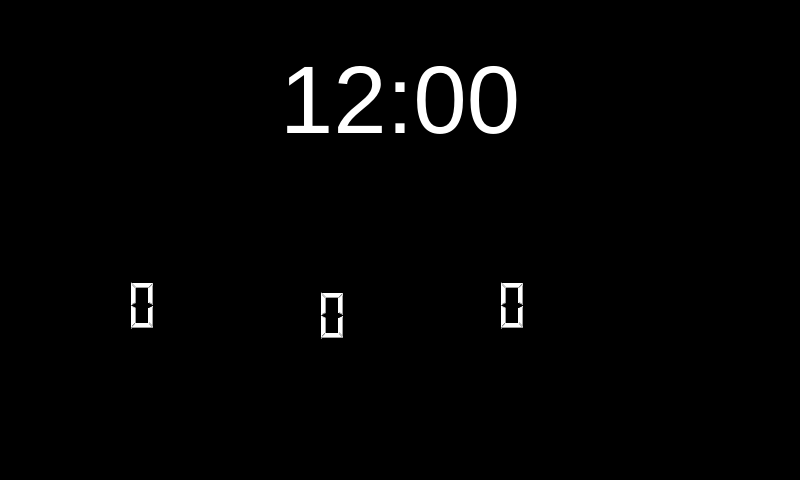
<?xml version="1.0" encoding="UTF-8"?>
<ui version="4.0">
 <class>MainWindow</class>
 <widget class="QMainWindow" name="MainWindow">
  <property name="geometry">
   <rect>
    <x>0</x>
    <y>0</y>
    <width>800</width>
    <height>480</height>
   </rect>
  </property>
  <property name="font">
   <font>
    <family>Noto Sans Math</family>
    <pointsize>48</pointsize>
   </font>
  </property>
  <property name="windowTitle">
   <string>MainWindow</string>
  </property>
  <property name="autoFillBackground">
   <bool>false</bool>
  </property>
  <property name="styleSheet">
   <string notr="true">background-color: rgb(0, 0, 0);</string>
  </property>
  <property name="iconSize">
   <size>
    <width>0</width>
    <height>0</height>
   </size>
  </property>
  <widget class="QWidget" name="centralwidget">
   <widget class="QLCDNumber" name="lcdNumber">
    <property name="geometry">
     <rect>
      <x>20</x>
      <y>270</y>
      <width>141</width>
      <height>71</height>
     </rect>
    </property>
    <property name="styleSheet">
     <string notr="true">color: rgb(255, 255, 255);</string>
    </property>
   </widget>
   <widget class="QLCDNumber" name="lcdNumber_2">
    <property name="geometry">
     <rect>
      <x>210</x>
      <y>280</y>
      <width>141</width>
      <height>71</height>
     </rect>
    </property>
    <property name="styleSheet">
     <string notr="true">color: rgb(255, 255, 255);</string>
    </property>
   </widget>
   <widget class="QLCDNumber" name="lcdNumber_3">
    <property name="geometry">
     <rect>
      <x>390</x>
      <y>270</y>
      <width>141</width>
      <height>71</height>
     </rect>
    </property>
    <property name="styleSheet">
     <string notr="true">color: rgb(255, 255, 255);</string>
    </property>
   </widget>
   <widget class="QLabel" name="time">
    <property name="geometry">
     <rect>
      <x>200</x>
      <y>50</y>
      <width>400</width>
      <height>100</height>
     </rect>
    </property>
    <property name="font">
     <font>
      <pointsize>72</pointsize>
     </font>
    </property>
    <property name="styleSheet">
     <string notr="true">color: rgb(255, 255, 255);</string>
    </property>
    <property name="text">
     <string>12:00</string>
    </property>
    <property name="textFormat">
     <enum>Qt::PlainText</enum>
    </property>
    <property name="alignment">
     <set>Qt::AlignCenter</set>
    </property>
    <property name="textInteractionFlags">
     <set>Qt::NoTextInteraction</set>
    </property>
   </widget>
  </widget>
 </widget>
 <resources/>
 <connections/>
</ui>
